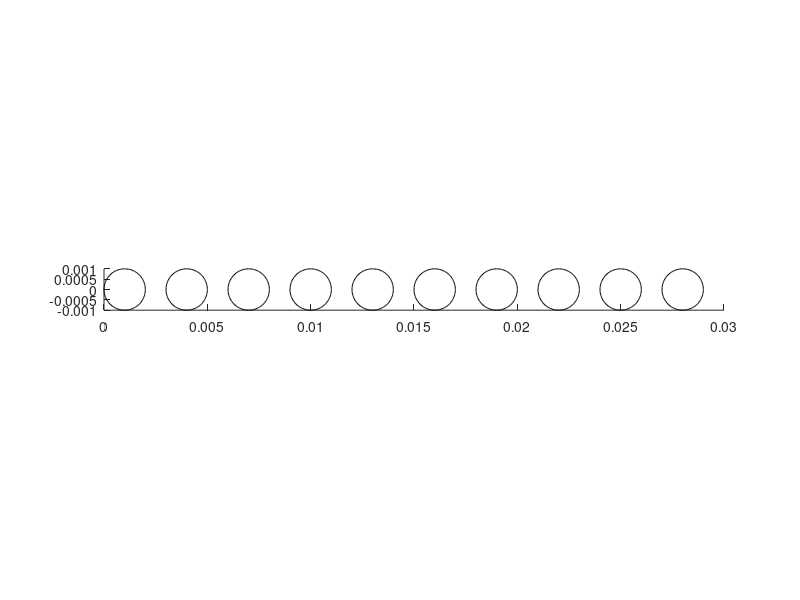

This chart was generated by the following MATLAB code: (Note: this script raises an error after producing the figure.)
clear, close all

L = 35e-3;              % length of cochlea
N = 10;                 % number of resonators
L_end = L - 0.005;

% s = 1.05;
% Rad = L_end*(1-s)/(1-s^N)/3;
% for i = 1:N
%     R(i) = Rad*s^(i-1);
% end
R = 1e-3*ones(N,1);

%%% Material parameters
rho0 = 1e3;             % density of water
kappa0 = 2e9;           % bulk modulus of water
v = sqrt(kappa0/rho0);  % speed of sound in water

rho_b = 1.2;            % density of resonators  
kappa_b = 1e5;          % bulk modulus of resonators
v_b = sqrt(kappa_b/rho_b);  % speed of sound in air


% High contrast parameters \delta
delta=rho_b/rho0;

% Define positions of resonators
cx = R(1)*ones(1,N);
if N > 1
    for i = 2:N
        cx(i) = cx(i-1) + 2*R(i-1) + R(i);
    end
end

%%% Plot the geometry
cy = zeros(1,N); cz = zeros(1,N);
figure, hold on
t = linspace(0,2*pi);
for n = 1:length(R)
    plot(cx(n)+R(n)*cos(t), cy(n)+R(n)*sin(t),'k')
end
daspect([1 1 1])
hold off

%% Compute the resonances using the multipole expansion method and Muller's method
% Maximum order for multipole expansion (n = -N_multi, ..., -2, -1, 0, +1,
% +2, ..., +N_multi)
N_multi = 3;

multires = multipoleres(cx,R,N_multi,rho0,rho_b,kappa0,kappa_b,delta);

%% Compute the resonances using the capacitance matrix, which is approximated using the multipole expansion method
C = capacitance(cx,R,rho0,rho_b,kappa0,kappa_b,delta);
Cvol = 3/4/pi*diag(R.^-3)*C;
capres = sqrt(delta*v_b^2*eig(real(Cvol)));

%% Compute the resonances using the dilute capacitance matrix
Cd = capacitancedilute(cx,cy,cz,R);
Cdvol = 3/4/pi*diag(R.^-3)*Cd;
diluteres = sqrt(delta*v_b^2*eig(real(Cdvol)));

if norm(imag(diluteres)) > 0
    disp('WARNING: Dilute matrix giving a poor approximation, the resonators are too large')
end

%% Plot the resonances
figure
scatter(real(multires),1.1*ones(1,N),'xb')
hold on
scatter(capres,ones(1,N),'ob')
scatter(diluteres,0.9*ones(1,N),'sb')

